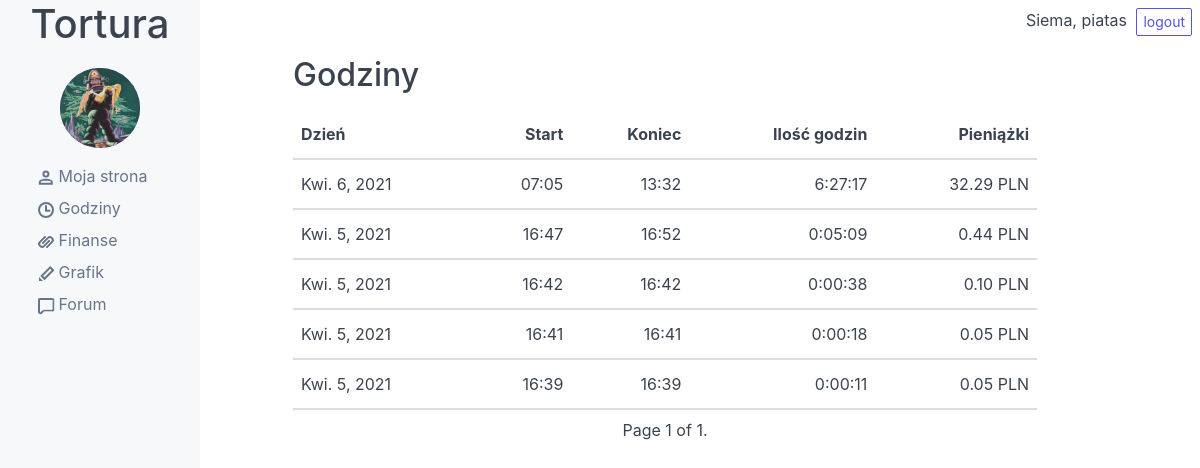
/hours/ (signed in), run on the app's committed database.
### articles/models.py (models this page shows, shortened)
class Profile(models.Model):
    user = models.OneToOneField(User, null=True, on_delete=models.CASCADE)
    image = models.ImageField(default='default.jpg', upload_to='profile_pics')
    rate = models.FloatField(null=True)
    logged = models.BooleanField(default=False)

class HoursWorked(models.Model):
    user = models.ForeignKey(User, on_delete=models.SET_NULL, null=True)
    day = models.DateField(auto_now_add=True)
    start = models.DateTimeField()
    finish = models.DateTimeField(null=True)
    salary = models.FloatField(null=True)
    objects = HoursWorkedManager()
    class Meta:
        ordering = ['-day', '-start']
    def duration(self):
        if self.finish:
            return str(self.finish - self.start).split('.')[0]
        return ''

### articles/views.py (the view)
# urls.py: path('hours/', HoursListView.as_view(), name='hours'),
class HoursListView(LoginRequiredMixin, ListView):
    template_name = 'articles/hours.html'
    paginate_by = 10
    model = HoursWorked
    def get_queryset(self):
        return HoursWorked.objects.filter(user=self.request.user)

### articles/templates/articles/hours.html (shortened to what this page needs)
{% extends 'base.html' %}
{% block content %}
<h2>Godziny</h2>
<div style="margin-top: 15px;">
    <table class="table table-hover">
        <thead>
            <tr>
                <th>Dzień</th>
                <th style="text-align: right;">Start</th>
                <th style="text-align: right;">Koniec</th>
                <th style="text-align: right;">Ilość godzin</th>
                <th style="text-align: right;">Pieniążki</th>
            </tr>
        </thead>
        <tbody>
            {% for day in page_obj %}
            <tr>
                <th class="table-font">{{ day.day }}</th>
                <th class="table-font" style="text-align: right;">{{day.start|time:"H:i"}}</th>
                <th class="table-font" style="text-align: right;">{{day.finish|time:"H:i"}}</th>
                <th id="timer" class="table-font" style="text-align: right;">{{ day.duration}}</th>
                <th class="table-font" style="text-align: right;">
                    {% if day.salary %}
                    {{ day.salary|floatformat:2}} PLN
                    {% else %}
                    <span id="salary_counter"> {{ day.salary|floatformat:2 }} PLN </span>
                    {% endif %}
                </th>
            </tr>
            {% endfor %}
        </tbody>
    </table>
<div class="pagination" style="justify-content: center;">
    <span class="step-links">
        <span class="current">
            Page {{ page_obj.number }} of {{ page_obj.paginator.num_pages }}.
        </span>
    </span>
</div>
{% endblock %}

### templates/base.html (shortened to what this page needs)
{% load static %}
<!DOCTYPE html>
<html>
    <head>
        <link rel="stylesheet" href="{% static 'articles/css/spectre.css' %}">
        <link rel="stylesheet" href="{% static 'articles/css/spectre-exp.css' %}">
        <link rel="stylesheet" href="{% static 'articles/css/spectre-icons.css' %}">
        <link rel="stylesheet" href="{% static 'articles/css/style.css' %}">
    </head>
    <body>
        <div class="off-canvas off-canvas-sidebar-show body">
            <div id="sidebar-id" class="off-canvas-sidebar navbar-body">
                <div class="navbar-header">
                    <h1>Tortura</h1>
                    <figure class="avatar avatar-size">
                        <img class="icon icon-file" src="{{ user.profile.image.url }}" />
                    </figure>
                </div>
                <div class="navbar-menu mt-2">
                    <ul class="nav">
                        <li class="nav-item">
                            <a href="{% url 'articles:my-site' %}">
                                <i class="icon icon-people"></i>
                                Moja strona
                            </a>
                        </li>
                        <li class="nav-item">
                            <a href="{% url 'articles:hours' %}">
                                <i class="icon icon-time"></i>
                                Godziny
                            </a>
                        </li>
                        <li class="nav-item">
                            <a href="{% url 'articles:finance' %}">
                                <i class="icon icon-link"></i>
                                Finanse
                            </a>
                        </li>
                        <li class="nav-item">
                            <a href="{% url 'articles:schedule' %}">
                                <i class="icon icon-edit"></i>
                                Grafik
                            </a>
                        </li>
                        <li class="nav-item">
                            <a href="{% url 'articles:home' %}">
                                <i class="icon icon-message"></i>
                                Forum
                            </a>
                        </li>
                    </ul>
                </div>
            </div>
            <div class="off-canvas-content">
                <header>
                    <div class="top">
                        <span>Siema, {{ request.user }}</span>
                        <span style="margin-left: 5px">
                            <a class="btn btn-sm" href="{% url 'logout' %}"> logout </a>
                        </span>
                    </div>
                </header>
                <div class="off-canvas content-overflow" style="margin-top: 20px;">
                    <div class="container col-10 col-md-11" style="margin-left: 5px;">
                        {% block content %}
                        {% endblock %}
                    </div>
                </div>
            </div>
        </div>
    </body>
</html>

### articles/static/articles/css/spectre.css (style rules this page uses)
html { font-family: sans-serif; -webkit-text-size-adjust: 100%; -ms-text-size-adjust: 100%; }
body { margin: 0; }
article, aside, footer, header, nav, section { display: block; }
h1 { font-size: 2em; margin: .67em 0; }
figcaption, figure, main { display: block; }
a { background-color: transparent; -webkit-text-decoration-skip: objects; }
img { border-style: none; }
*, *::before, *::after { box-sizing: inherit; }
html { box-sizing: border-box; font-size: 20px; line-height: 1.5; -webkit-tap-highlight-color: transparent; }
body { background: #fff; color: #3b4351; font-family: -apple-system, system-ui, BlinkMacSystemFont, "Segoe UI", Roboto, "Helvetica Neue", sans-serif; font-size: .8rem; overflow-x: hidden; text-rendering: optimizeLegibility; }
a { color: #5755d9; outline: none; text-decoration: none; }
h1, h2, h3, h4, h5, h6 { color: inherit; font-weight: 500; line-height: 1.2; margin-bottom: .5em; margin-top: 0; }
h1, .h1 { font-size: 2rem; }
h2, .h2 { font-size: 1.6rem; }
a, ins, u { -webkit-text-decoration-skip: ink edges; text-decoration-skip: ink edges; }
ul, ol { margin: .8rem 0 .8rem .8rem; padding: 0; }
ul li, ol li { margin-top: .4rem; }
ul { list-style: disc inside; }
.table { border-collapse: collapse; border-spacing: 0; text-align: left; width: 100%; }
.table td, .table th { border-bottom: .05rem solid #dadee4; padding: .6rem .4rem; }
.table th { border-bottom-width: .1rem; }
.btn { -webkit-appearance: none; -moz-appearance: none; appearance: none; background: #fff; border: .05rem solid #5755d9; border-radius: .1rem; color: #5755d9; cursor: pointer; display: inline-block; font-size: .8rem; height: 1.8rem; line-height: 1.2rem; outline: none; padding: .25rem .4rem; text-align: center; text-decoration: none; transition: background .2s, border .2s, box-shadow .2s, color .2s; -webkit-user-select: none; -moz-user-select: none; -ms-user-select: none; user-select: none; vertical-align: middle; white-space: nowrap; }
.btn.btn-sm { font-size: .7rem; height: 1.4rem; padding: .05rem .3rem; }
.container { margin-left: auto; margin-right: auto; padding-left: .4rem; padding-right: .4rem; width: 100%; }
.col-10 { width: 83.33333333%; }
.avatar { background: #5755d9; border-radius: 50%; color: rgba(255, 255, 255, .85); display: inline-block; font-size: .8rem; font-weight: 300; height: 1.6rem; line-height: 1.25; margin: 0; position: relative; vertical-align: middle; width: 1.6rem; }
.avatar img { border-radius: 50%; height: 100%; position: relative; width: 100%; z-index: 1; }
.nav { display: -ms-flexbox; display: flex; -ms-flex-direction: column; flex-direction: column; list-style: none; margin: .2rem 0; }
.nav .nav-item a { color: #66758c; padding: .2rem .4rem; text-decoration: none; }
.pagination { display: -ms-flexbox; display: flex; list-style: none; margin: .2rem 0; padding: .2rem 0; }
.mt-2 { margin-top: .4rem !important; }

### articles/static/articles/css/spectre-exp.css (style rules this page uses)
.off-canvas { display: -ms-flexbox; display: flex; -ms-flex-flow: nowrap; flex-flow: nowrap; height: 100%; position: relative; width: 100%; }
.off-canvas .off-canvas-sidebar { background: #f7f8f9; bottom: 0; left: 0; min-width: 10rem; overflow-y: auto; position: fixed; top: 0; transform: translateX(-100%); transition: transform .25s; z-index: 200; }
.off-canvas .off-canvas-content { -ms-flex: 1 1 auto; flex: 1 1 auto; height: 100%; padding: .4rem .4rem .4rem 4rem; }
@media (min-width: 960px) { .off-canvas.off-canvas-sidebar-show .off-canvas-sidebar { -ms-flex: 0 0 auto; flex: 0 0 auto; position: relative; transform: none; } }

### articles/static/articles/css/style.css (style rules this page uses)
.table-font { font-weight: normal; }
.navbar-menu { margin-left: 30px; }
.navbar-header { text-align: center; }
.navbar-body { min-height: 100vh; }
.content-overflow { overflow: auto; height: 90vh; }
.body { overflow: hidden; height: 100vh; }
.top { text-align: right; }
.avatar-size { height: 4rem; width: 4rem; }
@media (min-width: 760px) { .off-canvas.off-canvas-sidebar-show .off-canvas-sidebar { -ms-flex: 0 0 auto; flex: 0 0 auto; position: relative; transform: none; } }

### data on the page
HoursWorked: day "Kwi. 6, 2021", start "07:05", finish "13:32", salary "32.29"
HoursWorked: day "Kwi. 5, 2021", start "16:47", finish "16:52", duration "0:05:09", salary "0.44"
HoursWorked: day "Kwi. 5, 2021", start "16:42", finish "16:42", duration "0:00:38", salary "0.10"
HoursWorked: day "Kwi. 5, 2021", start "16:41", finish "16:41", duration "0:00:18", salary "0.05"
HoursWorked: day "Kwi. 5, 2021", start "16:39", finish "16:39", duration "0:00:11", salary "0.05"

### other printed values
{{ request.user }} "piatas"
{{ page_obj.number }} "1"
{{ page_obj.paginator.num_pages }} "1"
